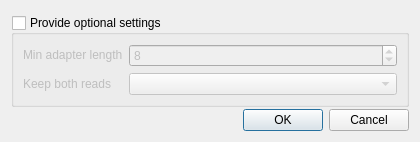
<?xml version="1.0" encoding="UTF-8"?>
<ui version="4.0">
 <class>IlluminaClipAdditionalSettingsDialog</class>
 <widget class="QDialog" name="IlluminaClipAdditionalSettingsDialog">
  <property name="geometry">
   <rect>
    <x>0</x>
    <y>0</y>
    <width>420</width>
    <height>152</height>
   </rect>
  </property>
  <property name="sizePolicy">
   <sizepolicy hsizetype="Fixed" vsizetype="Fixed">
    <horstretch>0</horstretch>
    <verstretch>0</verstretch>
   </sizepolicy>
  </property>
  <property name="minimumSize">
   <size>
    <width>420</width>
    <height>150</height>
   </size>
  </property>
  <property name="maximumSize">
   <size>
    <width>420</width>
    <height>16777215</height>
   </size>
  </property>
  <property name="windowTitle">
   <string>Configure ILLUMINACLIP Optional Settings</string>
  </property>
  <layout class="QVBoxLayout" name="verticalLayout_4">
   <property name="sizeConstraint">
    <enum>QLayout::SetMinAndMaxSize</enum>
   </property>
   <item>
    <widget class="QGroupBox" name="groupBox">
     <property name="enabled">
      <bool>true</bool>
     </property>
     <property name="title">
      <string>Provide optional settings</string>
     </property>
     <property name="flat">
      <bool>false</bool>
     </property>
     <property name="checkable">
      <bool>true</bool>
     </property>
     <property name="checked">
      <bool>false</bool>
     </property>
     <layout class="QGridLayout" name="gridLayout">
      <property name="sizeConstraint">
       <enum>QLayout::SetMinAndMaxSize</enum>
      </property>
      <item row="0" column="0">
       <widget class="QLabel" name="minLengthLable">
        <property name="sizePolicy">
         <sizepolicy hsizetype="Preferred" vsizetype="Fixed">
          <horstretch>0</horstretch>
          <verstretch>0</verstretch>
         </sizepolicy>
        </property>
        <property name="text">
         <string>Min adapter length</string>
        </property>
       </widget>
      </item>
      <item row="1" column="0">
       <widget class="QLabel" name="keepBothLable">
        <property name="sizePolicy">
         <sizepolicy hsizetype="Fixed" vsizetype="Preferred">
          <horstretch>0</horstretch>
          <verstretch>0</verstretch>
         </sizepolicy>
        </property>
        <property name="text">
         <string>Keep both reads</string>
        </property>
       </widget>
      </item>
      <item row="1" column="1">
       <widget class="QComboBox" name="keepBothCombo"/>
      </item>
      <item row="0" column="1">
       <widget class="QSpinBox" name="minLengthSpin">
        <property name="sizePolicy">
         <sizepolicy hsizetype="Minimum" vsizetype="Preferred">
          <horstretch>0</horstretch>
          <verstretch>0</verstretch>
         </sizepolicy>
        </property>
        <property name="minimum">
         <number>1</number>
        </property>
        <property name="maximum">
         <number>2147483647</number>
        </property>
        <property name="value">
         <number>8</number>
        </property>
       </widget>
      </item>
     </layout>
    </widget>
   </item>
   <item>
    <widget class="QDialogButtonBox" name="buttonBox">
     <property name="orientation">
      <enum>Qt::Horizontal</enum>
     </property>
     <property name="standardButtons">
      <set>QDialogButtonBox::Cancel|QDialogButtonBox::Ok</set>
     </property>
    </widget>
   </item>
  </layout>
 </widget>
 <resources/>
 <connections>
  <connection>
   <sender>buttonBox</sender>
   <signal>accepted()</signal>
   <receiver>IlluminaClipAdditionalSettingsDialog</receiver>
   <slot>accept()</slot>
   <hints>
    <hint type="sourcelabel">
     <x>248</x>
     <y>254</y>
    </hint>
    <hint type="destinationlabel">
     <x>157</x>
     <y>274</y>
    </hint>
   </hints>
  </connection>
  <connection>
   <sender>buttonBox</sender>
   <signal>rejected()</signal>
   <receiver>IlluminaClipAdditionalSettingsDialog</receiver>
   <slot>reject()</slot>
   <hints>
    <hint type="sourcelabel">
     <x>316</x>
     <y>260</y>
    </hint>
    <hint type="destinationlabel">
     <x>286</x>
     <y>274</y>
    </hint>
   </hints>
  </connection>
 </connections>
</ui>
